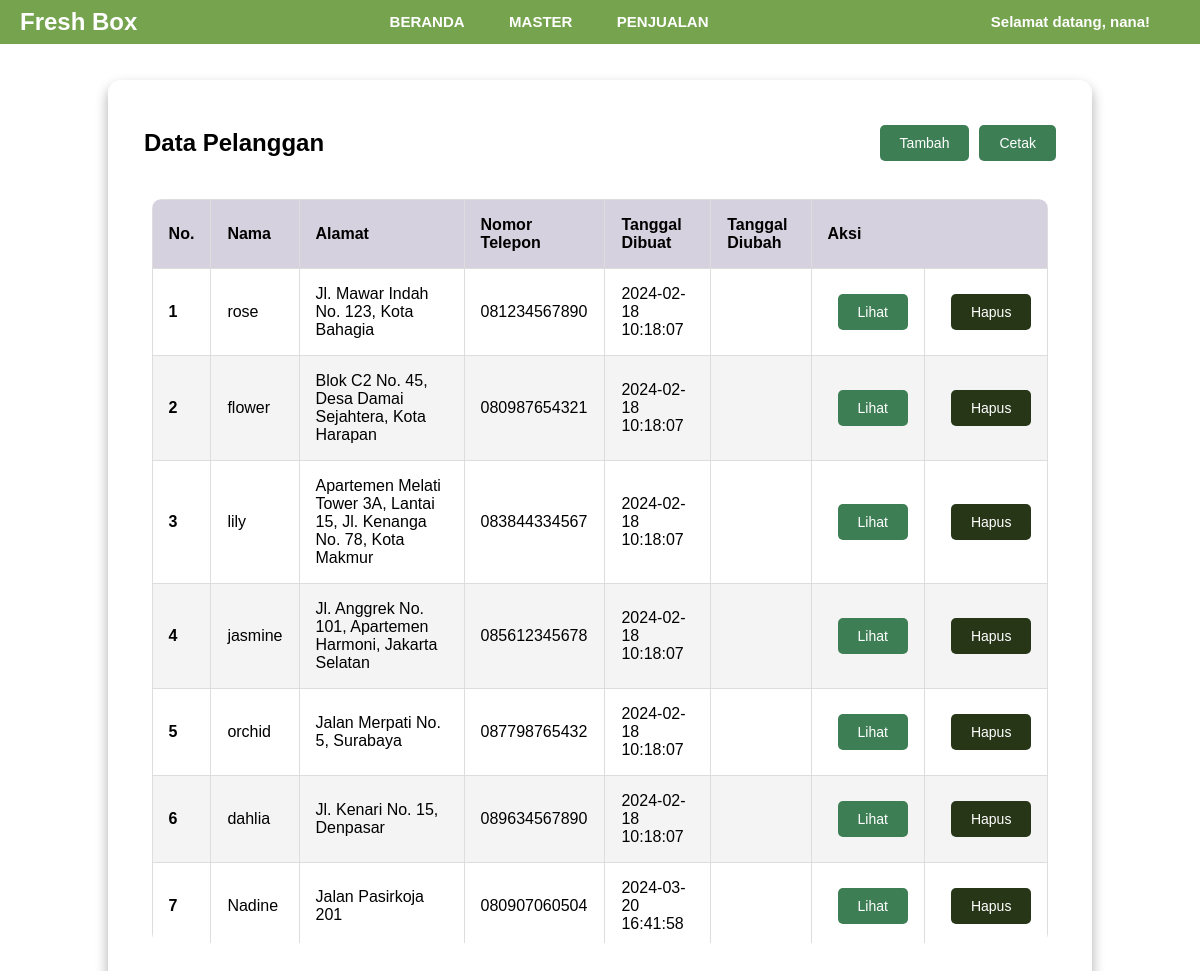
The app's page /pelanggan.php (signed in) with its own data.
### tables this page shows
CREATE TABLE `pelanggan` (
  `id` int(10) UNSIGNED NOT NULL,
  `nama` varchar(255) NOT NULL,
  `alamat` text NOT NULL,
  `nomor_telepon` varchar(15) NOT NULL,
  `created_at` timestamp NOT NULL DEFAULT current_timestamp(),
  `updated_at` timestamp NULL DEFAULT NULL ON UPDATE current_timestamp()
);

### pelanggan.php (the view, shortened to what this page needs)
<!DOCTYPE html>
<html lang="en">
<head>
    <link rel="stylesheet" href="tablestyle.css">
</head>
<header>
<?php include "menu.php"; ?>
</header>
<body>
    <?php
    require "koneksi.php";
    $sql = "SELECT * FROM pelanggan";
    $query = mysqli_query($koneksi, $sql);
    ?>
    <main class="table">
        <section class="table__header">
            <h1>Data Pelanggan</h1>
            <div class="button-container">
                <form action="new-pelanggan.php" method="GET">
                    <button type="submit" class="btn btn-primary btn-custom btn-view">
                        <span class="btn-text">Tambah</span>
                    </button>
                </form>
                  <button onclick="cetaklaporan()" class="btn btn-primary btn-custom btn-view">Cetak</button>
            </div>
        </section>
        <section class="table__body">
            <table>
                <thead>
                    <tr>
                        <th scope="col">No.</th>
                        <th scope="col">Nama</th>
                        <th scope="col">Alamat</th>
                        <th scope="col">Nomor Telepon</th>
                        <th scope="col">Tanggal dibuat</th>
                        <th scope="col">Tanggal diubah</th>
                        <th colspan="2" class="table-actions" scope="col">Aksi</th>
                    </tr>
                </thead>
                <tbody>
                    <?php $i = 1; ?>
                    <?php while ($pelanggan = mysqli_fetch_array($query)) : ?>
                        <tr>
                            <th scope="row"><?= $i ?></th>
                            <td><?= $pelanggan["nama"] ?></td>
                            <td><?= $pelanggan["alamat"] ?></td>
                            <td><?= $pelanggan["nomor_telepon"] ?></td>
                            <td><?= $pelanggan["created_at"] ?></td>
                            <td><?= $pelanggan["updated_at"] ?></td>
                            <td>
                                <form action="read-pelanggan.php" method="GET">
                                    <button type="submit" class="btn btn-primary btn-custom btn-view">Lihat</button>
                                </form>
                            </td>
                            <td>
                                <form action="delete-pelanggan.php" method="POST" onsubmit="return konfirmasi(this)">
                                    <button type="submit" class="btn btn-danger btn-custom btn-delete">Hapus</button>
                                </form>
                            </td>
                        </tr>
                    <?php $i++; ?>
                <?php endwhile ?>
            </tbody>
        </table>
    </section>
    </main>
</body>
</html>

### tablestyle.css (style rules this page uses)
body { font-family: "Poppins", sans-serif; min-height: 100vh; background: url(background14.png) center / cover; display: flex; justify-content: center; align-items: center; }
main.table { width: 82vw; height: 90vh; background-color: #fff5; backdrop-filter: blur(7px); box-shadow: 0 0.4rem 0.8rem #0005; border-radius: 0.8rem; overflow: hidden; }
main { margin-top: 60px; padding: 20px; overflow-y: auto; }
.table__header { width: 100%; height: 10%; background-color: #fff4; padding: 0.8rem 1rem; display: flex; justify-content: space-between; align-items: center; }
.table__body { width: 95%; max-height: calc(89% - 1.6rem); background-color: #fffb; margin: 0.8rem auto; border-radius: 0.6rem; overflow: auto; overflow: overlay; }
table { width: 100%; max-height: calc(100vh - 160px); overflow-y: auto; }
table, th, td { border: 1px solid #ddd; border-collapse: collapse; padding: 1rem; text-align: left; }
thead th { position: sticky; top: 0; left: 0; background-color: #d5d1defe; cursor: pointer; text-transform: capitalize; }
tbody tr:nth-child(even) { background-color: #0000000b; }
.btn { position: relative; padding: 10px 20px; font-size: 14px; border-radius: 5px; cursor: pointer; overflow: hidden; transition: background-color 0.3s ease; }
.btn.btn-primary { background-color: #3e7e55; color: white; border: none; }
.btn.btn-danger { background-color: #283618; color: white; border: none; }
.btn::before, .btn::after { content: ""; position: absolute; top: 0; left: 0; width: 100%; height: 100%; background-color: #558b6e; transform: scaleX(0); transform-origin: left; transition: transform 0.3s ease; }
.btn::after { transform-origin: right; }
.btn-text { color: white; text-decoration: none; }
.btn-custom { margin-left: 10px; }
.button-container { display: flex; align-items: center; }

### menu.php (style rules this page uses)
* { margin: 0; padding: 0; box-sizing: border-box; }
header { font-family: "Poppins", sans-serif; position: fixed; top: 0; left: 0; width: 100%; z-index: 100; background-color: #fff; box-shadow: 0 2px 4px rgba(0, 0, 0, 0.1); }

### records on screen
pelanggan: nama "rose", alamat "Jl. Mawar Indah No. 123, Kota Bahagia", nomor_telepon "081234567890", created_at "2024-02-18 10:18:07"
pelanggan: nama "flower", alamat "Blok C2 No. 45, Desa Damai Sejahtera, Kota Harapan", nomor_telepon "080987654321", created_at "2024-02-18 10:18:07"
pelanggan: nama "lily", alamat "Apartemen Melati Tower 3A, Lantai 15, Jl. Kenanga No. 78, Kota Makmur", nomor_telepon "083844334567", created_at "2024-02-18 10:18:07"
pelanggan: nama "jasmine", alamat "Jl. Anggrek No. 101, Apartemen Harmoni, Jakarta Selatan", nomor_telepon "085612345678", created_at "2024-02-18 10:18:07"
pelanggan: nama "orchid", alamat "Jalan Merpati No. 5, Surabaya", nomor_telepon "087798765432", created_at "2024-02-18 10:18:07"
pelanggan: nama "dahlia", alamat "Jl. Kenari No. 15, Denpasar", nomor_telepon "089634567890", created_at "2024-02-18 10:18:07"
pelanggan: nama "Nadine", alamat "Jalan Pasirkoja 201", nomor_telepon "080907060504", created_at "2024-03-20 16:41:58"

### other values on screen
$_SESSION["username"] "nana"
